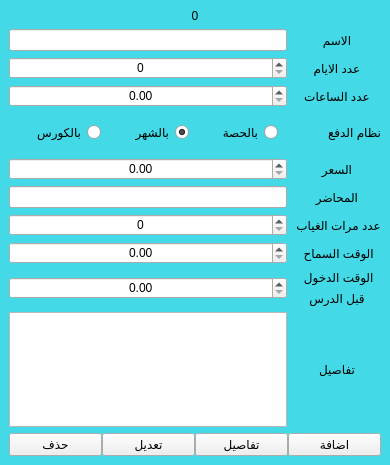
<?xml version="1.0" encoding="UTF-8"?>
<ui version="4.0">
 <class>Form</class>
 <widget class="QWidget" name="Form">
  <property name="geometry">
   <rect>
    <x>0</x>
    <y>0</y>
    <width>390</width>
    <height>465</height>
   </rect>
  </property>
  <property name="windowTitle">
   <string>Form</string>
  </property>
  <layout class="QVBoxLayout" name="verticalLayout">
   <property name="spacing">
    <number>0</number>
   </property>
   <property name="margin">
    <number>0</number>
   </property>
   <item>
    <widget class="QWidget" name="widget_3" native="true">
     <property name="styleSheet">
      <string notr="true">.QWidget { background: #44D9E6; }</string>
     </property>
     <layout class="QGridLayout" name="gridLayout_2">
      <property name="leftMargin">
       <number>9</number>
      </property>
      <item row="4" column="0">
       <widget class="QWidget" name="widget_4" native="true">
        <property name="layoutDirection">
         <enum>Qt::RightToLeft</enum>
        </property>
        <layout class="QHBoxLayout" name="horizontalLayout_3">
         <item>
          <widget class="QRadioButton" name="class_rd">
           <property name="text">
            <string>بالحصة</string>
           </property>
          </widget>
         </item>
         <item>
          <widget class="QRadioButton" name="month_rd">
           <property name="text">
            <string>بالشهر</string>
           </property>
           <property name="checked">
            <bool>true</bool>
           </property>
          </widget>
         </item>
         <item>
          <widget class="QRadioButton" name="course_rd">
           <property name="text">
            <string>بالكورس</string>
           </property>
          </widget>
         </item>
        </layout>
       </widget>
      </item>
      <item row="14" column="0" colspan="2">
       <widget class="QWidget" name="widget" native="true">
        <layout class="QHBoxLayout" name="horizontalLayout">
         <property name="spacing">
          <number>0</number>
         </property>
         <property name="margin">
          <number>0</number>
         </property>
         <item>
          <widget class="QPushButton" name="del_btn">
           <property name="text">
            <string>حذف</string>
           </property>
           <property name="icon">
            <iconset resource="../views/source.qrc">
             <normaloff>:/n/img/Delete-100.png</normaloff>:/n/img/Delete-100.png</iconset>
           </property>
           <property name="iconSize">
            <size>
             <width>30</width>
             <height>30</height>
            </size>
           </property>
          </widget>
         </item>
         <item>
          <widget class="QPushButton" name="edite_btn">
           <property name="sizePolicy">
            <sizepolicy hsizetype="Preferred" vsizetype="Preferred">
             <horstretch>0</horstretch>
             <verstretch>0</verstretch>
            </sizepolicy>
           </property>
           <property name="text">
            <string>تعديل</string>
           </property>
           <property name="icon">
            <iconset resource="../views/source.qrc">
             <normaloff>:/n/img/edit-document.png</normaloff>:/n/img/edit-document.png</iconset>
           </property>
           <property name="iconSize">
            <size>
             <width>30</width>
             <height>30</height>
            </size>
           </property>
          </widget>
         </item>
         <item>
          <widget class="QPushButton" name="details_btn">
           <property name="text">
            <string>تفاصيل</string>
           </property>
           <property name="icon">
            <iconset resource="../views/source.qrc">
             <normaloff>:/n/img/Settings-500.png</normaloff>:/n/img/Settings-500.png</iconset>
           </property>
           <property name="iconSize">
            <size>
             <width>30</width>
             <height>30</height>
            </size>
           </property>
          </widget>
         </item>
         <item>
          <widget class="QPushButton" name="add_btn">
           <property name="sizePolicy">
            <sizepolicy hsizetype="Preferred" vsizetype="Preferred">
             <horstretch>0</horstretch>
             <verstretch>0</verstretch>
            </sizepolicy>
           </property>
           <property name="text">
            <string>اضافة</string>
           </property>
           <property name="icon">
            <iconset resource="../views/source.qrc">
             <normaloff>:/n/img/Plus-500.png</normaloff>:/n/img/Plus-500.png</iconset>
           </property>
           <property name="iconSize">
            <size>
             <width>30</width>
             <height>30</height>
            </size>
           </property>
          </widget>
         </item>
        </layout>
       </widget>
      </item>
      <item row="0" column="0" colspan="2">
       <widget class="QWidget" name="widget_2" native="true">
        <layout class="QHBoxLayout" name="horizontalLayout_2">
         <property name="spacing">
          <number>0</number>
         </property>
         <property name="margin">
          <number>0</number>
         </property>
         <item>
          <widget class="QLabel" name="nm_lbl">
           <property name="text">
            <string>0</string>
           </property>
           <property name="alignment">
            <set>Qt::AlignCenter</set>
           </property>
          </widget>
         </item>
        </layout>
       </widget>
      </item>
      <item row="5" column="0">
       <widget class="QDoubleSpinBox" name="price_spn">
        <property name="layoutDirection">
         <enum>Qt::LeftToRight</enum>
        </property>
        <property name="alignment">
         <set>Qt::AlignCenter</set>
        </property>
       </widget>
      </item>
      <item row="1" column="0">
       <widget class="QLineEdit" name="nm_edt">
        <property name="layoutDirection">
         <enum>Qt::RightToLeft</enum>
        </property>
        <property name="alignment">
         <set>Qt::AlignCenter</set>
        </property>
       </widget>
      </item>
      <item row="4" column="1">
       <widget class="QLabel" name="label_6">
        <property name="text">
         <string>نظام الدفع</string>
        </property>
       </widget>
      </item>
      <item row="9" column="1">
       <widget class="QLabel" name="label_8">
        <property name="text">
         <string>الوقت السماح </string>
        </property>
        <property name="alignment">
         <set>Qt::AlignCenter</set>
        </property>
       </widget>
      </item>
      <item row="8" column="0">
       <widget class="QSpinBox" name="absence">
        <property name="layoutDirection">
         <enum>Qt::LeftToRight</enum>
        </property>
        <property name="alignment">
         <set>Qt::AlignCenter</set>
        </property>
       </widget>
      </item>
      <item row="2" column="0">
       <widget class="QSpinBox" name="day_spn">
        <property name="layoutDirection">
         <enum>Qt::LeftToRight</enum>
        </property>
        <property name="alignment">
         <set>Qt::AlignCenter</set>
        </property>
       </widget>
      </item>
      <item row="9" column="0">
       <widget class="QDoubleSpinBox" name="allow">
        <property name="layoutDirection">
         <enum>Qt::LeftToRight</enum>
        </property>
        <property name="alignment">
         <set>Qt::AlignCenter</set>
        </property>
       </widget>
      </item>
      <item row="10" column="0" rowspan="2">
       <widget class="QDoubleSpinBox" name="allow_before">
        <property name="layoutDirection">
         <enum>Qt::LeftToRight</enum>
        </property>
        <property name="alignment">
         <set>Qt::AlignCenter</set>
        </property>
       </widget>
      </item>
      <item row="10" column="1">
       <widget class="QLabel" name="label_9">
        <property name="text">
         <string>الوقت الدخول </string>
        </property>
        <property name="alignment">
         <set>Qt::AlignCenter</set>
        </property>
       </widget>
      </item>
      <item row="6" column="0">
       <widget class="QLineEdit" name="inst_edt">
        <property name="layoutDirection">
         <enum>Qt::RightToLeft</enum>
        </property>
        <property name="alignment">
         <set>Qt::AlignCenter</set>
        </property>
       </widget>
      </item>
      <item row="11" column="1">
       <widget class="QLabel" name="label_10">
        <property name="text">
         <string>قبل الدرس</string>
        </property>
        <property name="alignment">
         <set>Qt::AlignCenter</set>
        </property>
       </widget>
      </item>
      <item row="12" column="0">
       <widget class="QTextEdit" name="details_edt">
        <property name="layoutDirection">
         <enum>Qt::RightToLeft</enum>
        </property>
       </widget>
      </item>
      <item row="12" column="1">
       <widget class="QLabel" name="label_11">
        <property name="text">
         <string>تفاصيل</string>
        </property>
        <property name="alignment">
         <set>Qt::AlignCenter</set>
        </property>
       </widget>
      </item>
      <item row="5" column="1">
       <widget class="QLabel" name="label_4">
        <property name="text">
         <string>السعر</string>
        </property>
        <property name="alignment">
         <set>Qt::AlignCenter</set>
        </property>
       </widget>
      </item>
      <item row="6" column="1">
       <widget class="QLabel" name="label_5">
        <property name="text">
         <string>المحاضر</string>
        </property>
        <property name="alignment">
         <set>Qt::AlignCenter</set>
        </property>
       </widget>
      </item>
      <item row="3" column="1">
       <widget class="QLabel" name="label_3">
        <property name="text">
         <string>عدد الساعات</string>
        </property>
        <property name="alignment">
         <set>Qt::AlignCenter</set>
        </property>
       </widget>
      </item>
      <item row="8" column="1">
       <widget class="QLabel" name="label_7">
        <property name="text">
         <string>عدد مرات الغياب </string>
        </property>
        <property name="alignment">
         <set>Qt::AlignCenter</set>
        </property>
       </widget>
      </item>
      <item row="2" column="1">
       <widget class="QLabel" name="label_2">
        <property name="text">
         <string>عدد الايام</string>
        </property>
        <property name="alignment">
         <set>Qt::AlignCenter</set>
        </property>
       </widget>
      </item>
      <item row="1" column="1">
       <widget class="QLabel" name="label">
        <property name="text">
         <string>الاسم</string>
        </property>
        <property name="alignment">
         <set>Qt::AlignCenter</set>
        </property>
       </widget>
      </item>
      <item row="3" column="0">
       <widget class="QDoubleSpinBox" name="hours_spn">
        <property name="layoutDirection">
         <enum>Qt::LeftToRight</enum>
        </property>
        <property name="alignment">
         <set>Qt::AlignCenter</set>
        </property>
       </widget>
      </item>
     </layout>
    </widget>
   </item>
  </layout>
 </widget>
 <tabstops>
  <tabstop>nm_edt</tabstop>
  <tabstop>day_spn</tabstop>
  <tabstop>hours_spn</tabstop>
  <tabstop>price_spn</tabstop>
  <tabstop>inst_edt</tabstop>
  <tabstop>add_btn</tabstop>
  <tabstop>edite_btn</tabstop>
 </tabstops>
 <resources>
  <include location="../views/source.qrc"/>
 </resources>
 <connections/>
</ui>
